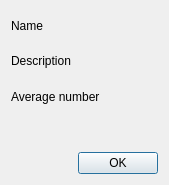
<?xml version="1.0" encoding="UTF-8"?>
<ui version="4.0">
 <class>ReferenceDetails</class>
 <widget class="QDialog" name="ReferenceDetails">
  <property name="geometry">
   <rect>
    <x>0</x>
    <y>0</y>
    <width>169</width>
    <height>185</height>
   </rect>
  </property>
  <property name="windowTitle">
   <string>Measurement Details</string>
  </property>
  <layout class="QGridLayout" name="gridLayout">
   <item row="0" column="0">
    <layout class="QVBoxLayout" name="verticalLayout">
     <item>
      <widget class="QLabel" name="labelViewName">
       <property name="text">
        <string>Name</string>
       </property>
      </widget>
     </item>
     <item>
      <widget class="QLabel" name="labelViewDescription">
       <property name="text">
        <string>Description</string>
       </property>
      </widget>
     </item>
     <item>
      <widget class="QLabel" name="labelViewAverage">
       <property name="text">
        <string>Average number</string>
       </property>
      </widget>
     </item>
     <item>
      <widget class="QWidget" name="widget" native="true"/>
     </item>
    </layout>
   </item>
   <item row="0" column="1">
    <layout class="QVBoxLayout" name="verticalLayout_2">
     <item>
      <widget class="QLabel" name="labelName">
       <property name="text">
        <string/>
       </property>
      </widget>
     </item>
     <item>
      <widget class="QLabel" name="labelDescription">
       <property name="text">
        <string/>
       </property>
      </widget>
     </item>
     <item>
      <widget class="QLabel" name="labelAverage">
       <property name="text">
        <string/>
       </property>
      </widget>
     </item>
    </layout>
   </item>
   <item row="1" column="0" colspan="2">
    <widget class="QDialogButtonBox" name="buttonBox">
     <property name="orientation">
      <enum>Qt::Horizontal</enum>
     </property>
     <property name="standardButtons">
      <set>QDialogButtonBox::Ok</set>
     </property>
    </widget>
   </item>
  </layout>
 </widget>
 <resources/>
 <connections>
  <connection>
   <sender>buttonBox</sender>
   <signal>accepted()</signal>
   <receiver>ReferenceDetails</receiver>
   <slot>accept()</slot>
   <hints>
    <hint type="sourcelabel">
     <x>248</x>
     <y>254</y>
    </hint>
    <hint type="destinationlabel">
     <x>157</x>
     <y>274</y>
    </hint>
   </hints>
  </connection>
  <connection>
   <sender>buttonBox</sender>
   <signal>rejected()</signal>
   <receiver>ReferenceDetails</receiver>
   <slot>reject()</slot>
   <hints>
    <hint type="sourcelabel">
     <x>316</x>
     <y>260</y>
    </hint>
    <hint type="destinationlabel">
     <x>286</x>
     <y>274</y>
    </hint>
   </hints>
  </connection>
 </connections>
</ui>
